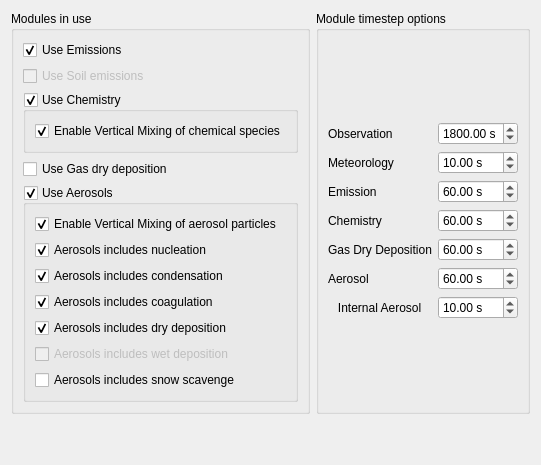
      <widget class="QWidget" name="module_tab">
       <attribute name="title">
        <string>Module options</string>
       </attribute>
       <layout class="QVBoxLayout" name="horizontalLayout_9">
        <item>
         <layout class="QHBoxLayout" name="horizontalLayout_9">
          <item>
           <widget class="QFrame" name="frame_24">
            <property name="frameShape">
             <enum>QFrame::NoFrame</enum>
            </property>
            <property name="frameShadow">
             <enum>QFrame::Raised</enum>
            </property>
            <layout class="QVBoxLayout" name="verticalLayout_11">
             <property name="spacing">
              <number>6</number>
             </property>
             <property name="margin" stdset="0">
              <number>0</number>
             </property>
             <item>
              <widget class="QGroupBox" name="groupBox_16">
               <property name="title">
                <string>Modules in use</string>
               </property>
               <layout class="QVBoxLayout" name="verticalLayout">
                <item>
                 <widget class="QCheckBox" name="flag_emis">
                  <property name="text">
                   <string>Use Emissions</string>
                  </property>
                  <property name="checked">
                   <bool>true</bool>
                  </property>
                 </widget>
                </item>
                <item>
                 <widget class="QCheckBox" name="flag_emis_soil">
                  <property name="enabled">
                   <bool>false</bool>
                  </property>
                  <property name="toolTip">
                   <string>&lt;html&gt;&lt;head/&gt;&lt;body&gt;&lt;p&gt;Soil emissions are not yet supported.&lt;/p&gt;&lt;/body&gt;&lt;/html&gt;</string>
                  </property>
                  <property name="text">
                   <string>Use Soil emissions</string>
                  </property>
                  <property name="checked">
                   <bool>false</bool>
                  </property>
                 </widget>
                </item>
                <item>
                 <widget class="QGroupBox" name="flag_chem">
                  <property name="title">
                   <string>Use Chemistry</string>
                  </property>
                  <property name="checkable">
                   <bool>true</bool>
                  </property>
                  <layout class="QVBoxLayout" name="verticalLayout_2">
                   <item>
                    <widget class="QCheckBox" name="flag_mix_chem">
                     <property name="text">
                      <string>Enable Vertical Mixing of chemical species</string>
                     </property>
                     <property name="checked">
                      <bool>true</bool>
                     </property>
                    </widget>
                   </item>
                  </layout>
                 </widget>
                </item>
                <item>
                 <widget class="QCheckBox" name="flag_gasdrydep">
                  <property name="minimumSize">
                   <size>
                    <width>0</width>
                    <height>0</height>
                   </size>
                  </property>
                  <property name="text">
                   <string>Use Gas dry deposition</string>
                  </property>
                 </widget>
                </item>
                <item>
                 <widget class="QGroupBox" name="flag_aero">
                  <property name="minimumSize">
                   <size>
                    <width>0</width>
                    <height>0</height>
                   </size>
                  </property>
                  <property name="title">
                   <string>Use Aerosols</string>
                  </property>
                  <property name="flat">
                   <bool>true</bool>
                  </property>
                  <property name="checkable">
                   <bool>true</bool>
                  </property>
                  <layout class="QVBoxLayout" name="verticalLayout_14">
                   <item>
                    <widget class="QCheckBox" name="flag_mix_aero">
                     <property name="text">
                      <string>Enable Vertical Mixing of aerosol particles</string>
                     </property>
                     <property name="checked">
                      <bool>true</bool>
                     </property>
                    </widget>
                   </item>
                   <item>
                    <widget class="QCheckBox" name="aer_nucleation">
                     <property name="text">
                      <string>Aerosols includes nucleation</string>
                     </property>
                     <property name="checked">
                      <bool>true</bool>
                     </property>
                    </widget>
                   </item>
                   <item>
                    <widget class="QCheckBox" name="aer_condensation">
                     <property name="text">
                      <string>Aerosols includes condensation</string>
                     </property>
                     <property name="checked">
                      <bool>true</bool>
                     </property>
                    </widget>
                   </item>
                   <item>
                    <widget class="QCheckBox" name="aer_coagulation">
                     <property name="text">
                      <string>Aerosols includes coagulation</string>
                     </property>
                     <property name="checked">
                      <bool>true</bool>
                     </property>
                    </widget>
                   </item>
                   <item>
                    <widget class="QCheckBox" name="aer_dry_deposition">
                     <property name="text">
                      <string>Aerosols includes dry deposition</string>
                     </property>
                     <property name="checked">
                      <bool>true</bool>
                     </property>
                    </widget>
                   </item>
                   <item>
                    <widget class="QCheckBox" name="aer_wet_deposition">
                     <property name="enabled">
                      <bool>false</bool>
                     </property>
                     <property name="toolTip">
                      <string>&lt;html&gt;&lt;head/&gt;&lt;body&gt;&lt;p&gt;Aerosol wet deposition is not yet supported.&lt;/p&gt;&lt;/body&gt;&lt;/html&gt;</string>
                     </property>
                     <property name="text">
                      <string>Aerosols includes wet deposition</string>
                     </property>
                     <property name="checked">
                      <bool>false</bool>
                     </property>
                    </widget>
                   </item>
                   <item>
                    <widget class="QCheckBox" name="aer_snow_scavenge">
                     <property name="text">
                      <string>Aerosols includes snow scavenge</string>
                     </property>
                    </widget>
                   </item>
                  </layout>
                 </widget>
                </item>
               </layout>
              </widget>
             </item>
            </layout>
           </widget>
          </item>
          <item>
           <widget class="QGroupBox" name="groupBox_5">
            <property name="title">
             <string>Module timestep options</string>
            </property>
            <layout class="QVBoxLayout" name="verticalLayout_12">
             <item>
              <layout class="QGridLayout" name="gridLayout_18">
               <item row="2" column="0">
                <widget class="QLabel" name="label_dt_emis">
                 <property name="text">
                  <string>Emission</string>
                 </property>
                </widget>
               </item>
               <item row="2" column="1">
                <widget class="QDoubleSpinBox" name="dt_emis">
                 <property name="suffix">
                  <string> s</string>
                 </property>
                 <property name="maximum">
                  <double>600.000000000000000</double>
                 </property>
                 <property name="value">
                  <double>60.000000000000000</double>
                 </property>
                </widget>
               </item>
               <item row="5" column="1">
                <widget class="QDoubleSpinBox" name="dt_aero">
                 <property name="suffix">
                  <string> s</string>
                 </property>
                 <property name="maximum">
                  <double>600.000000000000000</double>
                 </property>
                 <property name="value">
                  <double>60.000000000000000</double>
                 </property>
                </widget>
               </item>
               <item row="0" column="0">
                <widget class="QLabel" name="label_dt_obs">
                 <property name="text">
                  <string>Observation</string>
                 </property>
                </widget>
               </item>
               <item row="3" column="1">
                <widget class="QDoubleSpinBox" name="dt_chem">
                 <property name="suffix">
                  <string> s</string>
                 </property>
                 <property name="maximum">
                  <double>600.000000000000000</double>
                 </property>
                 <property name="value">
                  <double>60.000000000000000</double>
                 </property>
                </widget>
               </item>
               <item row="3" column="0">
                <widget class="QLabel" name="label_dt_chem">
                 <property name="text">
                  <string>Chemistry</string>
                 </property>
                </widget>
               </item>
               <item row="1" column="0">
                <widget class="QLabel" name="label_dt_mete">
                 <property name="text">
                  <string>Meteorology</string>
                 </property>
                </widget>
               </item>
               <item row="4" column="0">
                <widget class="QLabel" name="label_dt_depo">
                 <property name="text">
                  <string>Gas Dry Deposition</string>
                 </property>
                </widget>
               </item>
               <item row="1" column="1">
                <widget class="QDoubleSpinBox" name="dt_mete">
                 <property name="suffix">
                  <string> s</string>
                 </property>
                 <property name="decimals">
                  <number>2</number>
                 </property>
                 <property name="maximum">
                  <double>100.000000000000000</double>
                 </property>
                 <property name="value">
                  <double>10.000000000000000</double>
                 </property>
                </widget>
               </item>
               <item row="5" column="0">
                <widget class="QLabel" name="label_dt_aero">
                 <property name="text">
                  <string>Aerosol</string>
                 </property>
                </widget>
               </item>
               <item row="0" column="1">
                <widget class="QDoubleSpinBox" name="dt_obs">
                 <property name="suffix">
                  <string> s</string>
                 </property>
                 <property name="decimals">
                  <number>2</number>
                 </property>
                 <property name="maximum">
                  <double>6000.000000000000000</double>
                 </property>
                 <property name="singleStep">
                  <double>60.000000000000000</double>
                 </property>
                 <property name="value">
                  <double>1800.000000000000000</double>
                 </property>
                </widget>
               </item>
               <item row="4" column="1">
                <widget class="QDoubleSpinBox" name="dt_depo">
                 <property name="suffix">
                  <string> s</string>
                 </property>
                 <property name="maximum">
                  <double>600.000000000000000</double>
                 </property>
                 <property name="value">
                  <double>60.000000000000000</double>
                 </property>
                </widget>
               </item>
               <item row="6" column="0">
                <widget class="QLabel" name="label_dt_uhma">
                 <property name="text">
                  <string>   Internal Aerosol</string>
                 </property>
                </widget>
               </item>
               <item row="6" column="1">
                <widget class="QDoubleSpinBox" name="dt_uhma">
                 <property name="suffix">
                  <string> s</string>
                 </property>
                 <property name="maximum">
                  <double>100.000000000000000</double>
                 </property>
                 <property name="value">
                  <double>10.000000000000000</double>
                 </property>
                </widget>
               </item>
              </layout>
             </item>
            </layout>
           </widget>
          </item>
         </layout>
        </item>
        <item>
         <spacer name="verticalSpacer">
          <property name="orientation">
           <enum>Qt::Vertical</enum>
          </property>
          <property name="sizeHint" stdset="0">
           <size>
            <width>20</width>
            <height>40</height>
           </size>
          </property>
         </spacer>
        </item>
       </layout>
      </widget>
